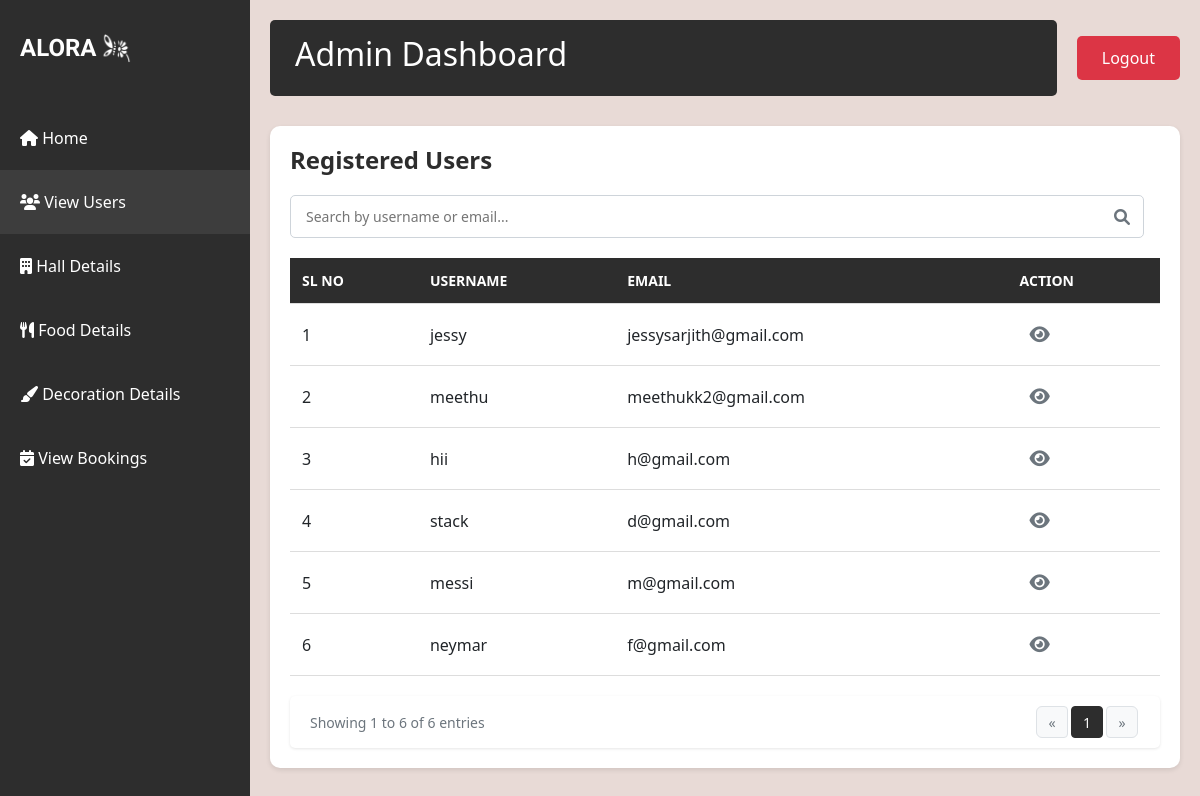
The app's page /view_users/ (signed in) with its own data.
### app/models.py (models this page shows)
class User_details(models.Model):
    user_id=models.ForeignKey(User,on_delete=models.CASCADE)
    phone_number=models.CharField(max_length=10,unique=True)
    gender=models.CharField(max_length=100)
    address=models.TextField()

### app/views.py (the view)
# urls.py: path('view_users/',views.view_users,name='view_users'),
@login_required(login_url='login')
def view_users(request):
    if not request.user.is_staff:
        messages.error(request, "You are not authorized to view this page.")
        return redirect('admin_dash')
    users=User_details.objects.all()
    return render(request,'view_users.html',{'users':users})

### templates/view_users.html (shortened to what this page needs)
<!DOCTYPE html>
<html lang="en">
<head>
    {% load static %}
    <link href="https://cdn.jsdelivr.net/npm/bootstrap@5.3.0/dist/css/bootstrap.min.css" rel="stylesheet">
    <link rel="stylesheet" href="https://cdnjs.cloudflare.com/ajax/libs/font-awesome/6.0.0-beta3/css/all.min.css">
</head>
<body>
    <div class="sidebar">
        <div class="logo-container">
            <div class="logo">ALORA</div>
            <img src="{% static 'alora_icon.png' %}" alt="Light Bulb" class="logo-image">
        </div>
        <nav class="nav flex-column">
            <a class="nav-link" href="{% url 'admin_dash' %}">
                <i class="fas fa-home"></i> Home
            </a>
            <a class="nav-link active" href="{% url 'view_users' %}">
                <i class="fas fa-users"></i> View Users
            </a>
            <a class="nav-link" href="{% url 'hall_details' %}">
                <i class="fas fa-building"></i> Hall Details
            </a>
            <a class="nav-link" href="{% url 'food_details' %}">
                <i class="fas fa-utensils"></i> Food Details
            </a>
            <a class="nav-link" href="{% url 'decoration_details' %}">
                <i class="fas fa-paint-brush"></i> Decoration Details
            </a>
            <a class="nav-link" href="{% url 'admin_view_booking' %}">
                <i class="fas fa-calendar-check"></i> View Bookings
            </a>
        </nav>
    </div>
    <div class="main-content">
        <div class="top-nav">
            <div class="welcome-section">
                <h2>Admin Dashboard</h2>
            </div>
            <a href="{% url 'logout' %}" class="logout-btn">Logout</a>
        </div>
        <div class="users-table">
            <h1>Registered Users</h1>
            <div class="search-container">
                <input type="text" id="searchInput" class="search-box" placeholder="Search by username or email...">
                <i class="fas fa-search search-icon"></i>
            </div>
            <table id="usersTable">
                <thead>
                    <tr>
                        <th>Sl No</th>
                        <th>Username</th>
                        <th>Email</th>
                        <th>Action</th>
                    </tr>
                </thead>
                <tbody>
                    {% for user in users %}
                        <tr class="user-row">
                            <td>{{ forloop.counter }}</td>
                            <td>{{ user.user_id.username }}</td>
                            <td>{{ user.user_id.email }}</td>
                            <td>
                                <button class="eye-btn" onclick="toggleDetails(this, 'details-{{ forloop.counter }}')">
                                    <i class="fas fa-eye"></i>
                                </button>
                            </td>
                        </tr>
                    {% endfor %}
                </tbody>
            </table>
            <div class="pagination-controls">
                <div class="d-flex justify-content-between align-items-center flex-wrap">
                    <div class="showing-entries mb-2 mb-md-0">
                        Showing <span id="start-entry">1</span> to <span id="end-entry">10</span> of <span id="total-entries">{{ users|length }}</span> entries
                    </div>
                    <nav aria-label="User table pagination">
                        <ul class="pagination" id="pagination">
                            <li class="page-item disabled" id="prev-page-li">
                                <a class="page-link" href="#" id="prev-page" aria-label="Previous">
                                    <span aria-hidden="true">&laquo;</span>
                                </a>
                            </li>
                            <li class="page-item" id="next-page-li">
                                <a class="page-link" href="#" id="next-page" aria-label="Next">
                                    <span aria-hidden="true">&raquo;</span>
                                </a>
                            </li>
                        </ul>
                    </nav>
                </div>
            </div>
        </div>
    </div>
</body>
</html>

### templates/view_users.html (style rules this page uses)
body { background-color: #e8dad6; min-height: 100vh; }
.sidebar { background-color: #2d2d2d; color: white; min-height: 100vh; padding-top: 20px; position: fixed; width: 250px; }
.logo-container { display: flex; align-items: center; justify-content: flex-start; padding: 10px 20px; margin-bottom: 30px; }
.logo { font-family: 'Irish Grover'; font-size: 24px; font-weight: bold; }
.logo-image { width: 30px; height: 30px; margin-left: 5px; }
.nav-link { color: #ffffff; padding: 20px 20px; transition: all 0.3s; font-size: 16px; }
.nav-link.active { background-color: #3d3d3d; }
.main-content { margin-left: 250px; padding: 20px; }
.top-nav { display: flex; justify-content: space-between; align-items: center; margin-bottom: 30px; }
.welcome-section { background-color: #2d2d2d; color: white; padding: 15px 25px; border-radius: 5px; flex-grow: 1; margin-right: 20px; }
.logout-btn { background-color: #dc3545; color: white; border: none; padding: 10px 25px; border-radius: 5px; text-decoration: none; transition: background-color 0.3s; }
.users-table { background-color: white; border-radius: 10px; box-shadow: 0 2px 5px rgba(0,0,0,0.1); padding: 20px; margin-top: 20px; }
.users-table h1 { font-size: 24px; font-weight: bold; margin-bottom: 20px; color: #2d2d2d; }
.users-table table { width: 100%; border-collapse: collapse; }
.users-table th, .users-table td { padding: 12px; text-align: left; border-bottom: 1px solid #ddd; }
.users-table th { background-color: #2d2d2d; color: white; text-transform: uppercase; font-size: 14px; }
.eye-btn { background: none; border: none; color: #6c757d; cursor: pointer; font-size: 18px; transition: all 0.3s ease; padding: 5px 10px; border-radius: 50%; }
.pagination-controls { background-color: white; padding: 10px 20px; border-radius: 5px; box-shadow: 0 1px 3px rgba(0,0,0,0.1); margin-top: 20px; }
.showing-entries { color: #6c757d; font-size: 14px; }
.search-container { margin-bottom: 20px; display: flex; align-items: center; }
.search-box { flex-grow: 1; padding: 10px 15px; border: 1px solid #ced4da; border-radius: 5px; font-size: 14px; transition: border-color 0.15s ease-in-out; }
.search-icon { position: relative; right: 30px; color: #6c757d; }
.pagination { display: flex; list-style: none; padding: 0; margin: 0; }
.pagination li { margin: 0 2px; }
.pagination a, .pagination .page-link { display: flex; align-items: center; justify-content: center; min-width: 32px; height: 32px; padding: 0 6px; border-radius: 4px; background-color: #f8f9fa; border: 1px solid #dee2e6; color: #2d2d2d; text-decoration: none; transition: all 0.2s; font-size: 14px; }
.pagination .disabled a, .pagination .disabled .page-link { color: #6c757d; pointer-events: none; background-color: #f8f9fa; border-color: #dee2e6; }

### records on screen
User_details: user_id.username "jessy", user_id.email "jessysarjith@gmail.com"
User_details: user_id.username "meethu", user_id.email "meethukk2@gmail.com"
User_details: user_id.username "hii", user_id.email "h@gmail.com"
User_details: user_id.username "stack", user_id.email "d@gmail.com"
User_details: user_id.username "messi", user_id.email "m@gmail.com"
User_details: user_id.username "neymar", user_id.email "f@gmail.com"

### other values on screen
{{ users|length }} "6"
